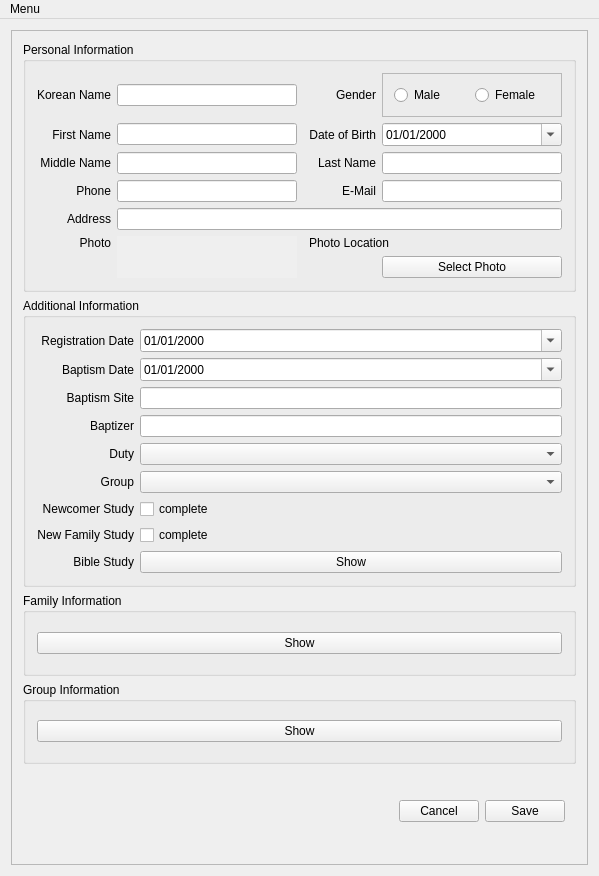
<?xml version="1.0" encoding="UTF-8"?>
<ui version="4.0">
 <class>NewMember</class>
 <widget class="QMainWindow" name="NewMember">
  <property name="geometry">
   <rect>
    <x>0</x>
    <y>0</y>
    <width>599</width>
    <height>876</height>
   </rect>
  </property>
  <property name="windowTitle">
   <string>Add New Member</string>
  </property>
  <widget class="QWidget" name="centralWidget">
   <layout class="QVBoxLayout" name="verticalLayout">
    <property name="sizeConstraint">
     <enum>QLayout::SetMaximumSize</enum>
    </property>
    <item>
     <widget class="QFrame" name="frame">
      <property name="frameShape">
       <enum>QFrame::StyledPanel</enum>
      </property>
      <property name="frameShadow">
       <enum>QFrame::Raised</enum>
      </property>
      <layout class="QVBoxLayout" name="verticalLayout_2">
       <item>
        <widget class="QGroupBox" name="groupBox">
         <property name="title">
          <string>Personal Information</string>
         </property>
         <layout class="QGridLayout" name="gridLayout">
          <item row="9" column="1" rowspan="2">
           <widget class="QLabel" name="lbl_photo_view">
            <property name="autoFillBackground">
             <bool>true</bool>
            </property>
            <property name="text">
             <string/>
            </property>
           </widget>
          </item>
          <item row="7" column="3">
           <widget class="QLabel" name="lbl_email">
            <property name="text">
             <string>E-Mail</string>
            </property>
            <property name="alignment">
             <set>Qt::AlignRight|Qt::AlignTrailing|Qt::AlignVCenter</set>
            </property>
           </widget>
          </item>
          <item row="7" column="4">
           <widget class="QLineEdit" name="tb_email"/>
          </item>
          <item row="0" column="3">
           <widget class="QLabel" name="lbl_gender">
            <property name="text">
             <string>Gender</string>
            </property>
            <property name="alignment">
             <set>Qt::AlignRight|Qt::AlignTrailing|Qt::AlignVCenter</set>
            </property>
           </widget>
          </item>
          <item row="4" column="3">
           <widget class="QLabel" name="lbl_last_name">
            <property name="text">
             <string>Last Name</string>
            </property>
            <property name="alignment">
             <set>Qt::AlignRight|Qt::AlignTrailing|Qt::AlignVCenter</set>
            </property>
           </widget>
          </item>
          <item row="9" column="3" colspan="2">
           <widget class="QLabel" name="lbl_photo_loc">
            <property name="text">
             <string>Photo Location</string>
            </property>
           </widget>
          </item>
          <item row="4" column="0">
           <widget class="QLabel" name="lbl_mid_name">
            <property name="text">
             <string>Middle Name</string>
            </property>
            <property name="alignment">
             <set>Qt::AlignRight|Qt::AlignTrailing|Qt::AlignVCenter</set>
            </property>
           </widget>
          </item>
          <item row="4" column="1">
           <widget class="QLineEdit" name="tb_mid_name"/>
          </item>
          <item row="7" column="0">
           <widget class="QLabel" name="lbl_phone">
            <property name="text">
             <string> Phone</string>
            </property>
            <property name="alignment">
             <set>Qt::AlignRight|Qt::AlignTrailing|Qt::AlignVCenter</set>
            </property>
           </widget>
          </item>
          <item row="10" column="4">
           <widget class="QPushButton" name="btn_sel_photo">
            <property name="text">
             <string>Select Photo</string>
            </property>
           </widget>
          </item>
          <item row="3" column="1">
           <widget class="QLineEdit" name="tb_first_name"/>
          </item>
          <item row="9" column="0">
           <widget class="QLabel" name="label_2">
            <property name="text">
             <string>Photo</string>
            </property>
            <property name="alignment">
             <set>Qt::AlignRight|Qt::AlignTrailing|Qt::AlignVCenter</set>
            </property>
           </widget>
          </item>
          <item row="3" column="0">
           <widget class="QLabel" name="lbl_first_name">
            <property name="text">
             <string>First Name</string>
            </property>
            <property name="alignment">
             <set>Qt::AlignRight|Qt::AlignTrailing|Qt::AlignVCenter</set>
            </property>
           </widget>
          </item>
          <item row="7" column="1">
           <widget class="QLineEdit" name="tb_phone"/>
          </item>
          <item row="0" column="4">
           <widget class="QFrame" name="frame_3">
            <property name="frameShape">
             <enum>QFrame::StyledPanel</enum>
            </property>
            <property name="frameShadow">
             <enum>QFrame::Raised</enum>
            </property>
            <layout class="QHBoxLayout" name="horizontalLayout">
             <item>
              <widget class="QRadioButton" name="rb_gender_male">
               <property name="text">
                <string>Male</string>
               </property>
              </widget>
             </item>
             <item>
              <widget class="QRadioButton" name="rb_gender_female">
               <property name="text">
                <string>Female</string>
               </property>
              </widget>
             </item>
            </layout>
           </widget>
          </item>
          <item row="3" column="4">
           <widget class="QDateEdit" name="de_dob">
            <property name="locale">
             <locale language="English" country="UnitedStates"/>
            </property>
            <property name="displayFormat">
             <string>MM/dd/yyyy</string>
            </property>
            <property name="calendarPopup">
             <bool>true</bool>
            </property>
           </widget>
          </item>
          <item row="4" column="4">
           <widget class="QLineEdit" name="tb_last_name"/>
          </item>
          <item row="0" column="1">
           <widget class="QLineEdit" name="tb_kor_name"/>
          </item>
          <item row="0" column="0">
           <widget class="QLabel" name="lbl_kor_name">
            <property name="text">
             <string>Korean Name</string>
            </property>
            <property name="alignment">
             <set>Qt::AlignRight|Qt::AlignTrailing|Qt::AlignVCenter</set>
            </property>
           </widget>
          </item>
          <item row="3" column="3">
           <widget class="QLabel" name="lbl_birthday">
            <property name="text">
             <string>Date of Birth</string>
            </property>
            <property name="alignment">
             <set>Qt::AlignRight|Qt::AlignTrailing|Qt::AlignVCenter</set>
            </property>
           </widget>
          </item>
          <item row="8" column="0">
           <widget class="QLabel" name="label_3">
            <property name="text">
             <string>Address</string>
            </property>
            <property name="alignment">
             <set>Qt::AlignRight|Qt::AlignTrailing|Qt::AlignVCenter</set>
            </property>
           </widget>
          </item>
          <item row="8" column="1" colspan="4">
           <widget class="QLineEdit" name="tb_address"/>
          </item>
         </layout>
        </widget>
       </item>
       <item>
        <widget class="QGroupBox" name="groupBox_2">
         <property name="title">
          <string>Additional Information</string>
         </property>
         <layout class="QGridLayout" name="gridLayout_2">
          <item row="7" column="1">
           <widget class="QCheckBox" name="chk_new_family_study">
            <property name="text">
             <string>complete</string>
            </property>
           </widget>
          </item>
          <item row="0" column="1">
           <widget class="QDateEdit" name="de_reg">
            <property name="locale">
             <locale language="English" country="UnitedStates"/>
            </property>
            <property name="displayFormat">
             <string>MM/dd/yyyy</string>
            </property>
            <property name="calendarPopup">
             <bool>true</bool>
            </property>
           </widget>
          </item>
          <item row="5" column="1">
           <widget class="QComboBox" name="cb_group"/>
          </item>
          <item row="8" column="0">
           <widget class="QLabel" name="label_12">
            <property name="text">
             <string>Bible Study</string>
            </property>
            <property name="alignment">
             <set>Qt::AlignRight|Qt::AlignTrailing|Qt::AlignVCenter</set>
            </property>
           </widget>
          </item>
          <item row="6" column="0">
           <widget class="QLabel" name="lbl_new_comer_study">
            <property name="text">
             <string>Newcomer Study</string>
            </property>
            <property name="alignment">
             <set>Qt::AlignRight|Qt::AlignTrailing|Qt::AlignVCenter</set>
            </property>
           </widget>
          </item>
          <item row="1" column="1">
           <widget class="QDateEdit" name="de_bap">
            <property name="locale">
             <locale language="English" country="UnitedStates"/>
            </property>
            <property name="displayFormat">
             <string>MM/dd/yyyy</string>
            </property>
            <property name="calendarPopup">
             <bool>true</bool>
            </property>
           </widget>
          </item>
          <item row="0" column="0">
           <widget class="QLabel" name="lbl_register_date">
            <property name="text">
             <string>Registration Date</string>
            </property>
            <property name="alignment">
             <set>Qt::AlignRight|Qt::AlignTrailing|Qt::AlignVCenter</set>
            </property>
           </widget>
          </item>
          <item row="3" column="1">
           <widget class="QLineEdit" name="tb_baptism_by"/>
          </item>
          <item row="5" column="0">
           <widget class="QLabel" name="label">
            <property name="text">
             <string>Group</string>
            </property>
            <property name="alignment">
             <set>Qt::AlignRight|Qt::AlignTrailing|Qt::AlignVCenter</set>
            </property>
           </widget>
          </item>
          <item row="7" column="0">
           <widget class="QLabel" name="lbl_new_family_study">
            <property name="text">
             <string>New Family Study</string>
            </property>
            <property name="alignment">
             <set>Qt::AlignRight|Qt::AlignTrailing|Qt::AlignVCenter</set>
            </property>
           </widget>
          </item>
          <item row="2" column="1">
           <widget class="QLineEdit" name="tb_baptism_place"/>
          </item>
          <item row="3" column="0">
           <widget class="QLabel" name="lbl_baptism_by">
            <property name="text">
             <string>Baptizer</string>
            </property>
            <property name="alignment">
             <set>Qt::AlignRight|Qt::AlignTrailing|Qt::AlignVCenter</set>
            </property>
           </widget>
          </item>
          <item row="2" column="0">
           <widget class="QLabel" name="lbl_baptism_place">
            <property name="text">
             <string>Baptism Site</string>
            </property>
            <property name="alignment">
             <set>Qt::AlignRight|Qt::AlignTrailing|Qt::AlignVCenter</set>
            </property>
           </widget>
          </item>
          <item row="6" column="1">
           <widget class="QCheckBox" name="chk_new_comer_study">
            <property name="text">
             <string>complete</string>
            </property>
           </widget>
          </item>
          <item row="4" column="1">
           <widget class="QComboBox" name="cb_duty"/>
          </item>
          <item row="4" column="0">
           <widget class="QLabel" name="lbl_duty">
            <property name="text">
             <string>Duty</string>
            </property>
            <property name="alignment">
             <set>Qt::AlignRight|Qt::AlignTrailing|Qt::AlignVCenter</set>
            </property>
           </widget>
          </item>
          <item row="1" column="0">
           <widget class="QLabel" name="lbl_baptism_date">
            <property name="text">
             <string>Baptism Date</string>
            </property>
            <property name="alignment">
             <set>Qt::AlignRight|Qt::AlignTrailing|Qt::AlignVCenter</set>
            </property>
           </widget>
          </item>
          <item row="8" column="1">
           <widget class="QPushButton" name="btn_show_bible_study">
            <property name="text">
             <string>Show</string>
            </property>
           </widget>
          </item>
         </layout>
        </widget>
       </item>
       <item>
        <widget class="QGroupBox" name="groupBox_3">
         <property name="title">
          <string>Family Information</string>
         </property>
         <layout class="QVBoxLayout" name="verticalLayout_3">
          <item>
           <widget class="QPushButton" name="btn_show_family">
            <property name="text">
             <string>Show</string>
            </property>
           </widget>
          </item>
         </layout>
        </widget>
       </item>
       <item>
        <widget class="QGroupBox" name="groupBox_4">
         <property name="title">
          <string>Group Information</string>
         </property>
         <layout class="QVBoxLayout" name="verticalLayout_4">
          <item>
           <widget class="QPushButton" name="btn_show_group">
            <property name="text">
             <string>Show</string>
            </property>
           </widget>
          </item>
         </layout>
        </widget>
       </item>
       <item>
        <widget class="QFrame" name="frame_2">
         <property name="sizePolicy">
          <sizepolicy hsizetype="Minimum" vsizetype="Minimum">
           <horstretch>0</horstretch>
           <verstretch>0</verstretch>
          </sizepolicy>
         </property>
         <property name="frameShape">
          <enum>QFrame::NoFrame</enum>
         </property>
         <property name="frameShadow">
          <enum>QFrame::Plain</enum>
         </property>
         <property name="lineWidth">
          <number>0</number>
         </property>
         <layout class="QHBoxLayout" name="horizontalLayout_2">
          <item>
           <spacer name="horizontalSpacer">
            <property name="orientation">
             <enum>Qt::Horizontal</enum>
            </property>
            <property name="sizeHint" stdset="0">
             <size>
              <width>40</width>
              <height>20</height>
             </size>
            </property>
           </spacer>
          </item>
          <item>
           <widget class="QPushButton" name="btn_cancel">
            <property name="text">
             <string>Cancel</string>
            </property>
           </widget>
          </item>
          <item>
           <widget class="QPushButton" name="btn_save">
            <property name="text">
             <string>Save</string>
            </property>
           </widget>
          </item>
         </layout>
        </widget>
       </item>
      </layout>
     </widget>
    </item>
   </layout>
  </widget>
  <widget class="QMenuBar" name="menuBar">
   <property name="geometry">
    <rect>
     <x>0</x>
     <y>0</y>
     <width>599</width>
     <height>22</height>
    </rect>
   </property>
   <property name="defaultUp">
    <bool>true</bool>
   </property>
   <widget class="QMenu" name="menuMenu">
    <property name="title">
     <string>Menu</string>
    </property>
    <addaction name="actionfiles"/>
    <addaction name="actionnew"/>
    <addaction name="actionedit"/>
   </widget>
   <addaction name="menuMenu"/>
  </widget>
  <action name="actionfiles">
   <property name="text">
    <string>files</string>
   </property>
  </action>
  <action name="actionnew">
   <property name="text">
    <string>new</string>
   </property>
  </action>
  <action name="actionedit">
   <property name="text">
    <string>edit</string>
   </property>
  </action>
 </widget>
 <layoutdefault spacing="6" margin="11"/>
 <tabstops>
  <tabstop>tb_kor_name</tabstop>
  <tabstop>tb_first_name</tabstop>
  <tabstop>tb_mid_name</tabstop>
  <tabstop>tb_last_name</tabstop>
  <tabstop>tb_phone</tabstop>
  <tabstop>tb_email</tabstop>
  <tabstop>de_dob</tabstop>
  <tabstop>rb_gender_male</tabstop>
  <tabstop>rb_gender_female</tabstop>
  <tabstop>btn_sel_photo</tabstop>
  <tabstop>de_reg</tabstop>
  <tabstop>de_bap</tabstop>
  <tabstop>tb_baptism_place</tabstop>
  <tabstop>tb_baptism_by</tabstop>
  <tabstop>cb_duty</tabstop>
  <tabstop>cb_group</tabstop>
  <tabstop>chk_new_family_study</tabstop>
  <tabstop>chk_new_comer_study</tabstop>
  <tabstop>btn_show_bible_study</tabstop>
  <tabstop>btn_show_family</tabstop>
  <tabstop>btn_show_group</tabstop>
  <tabstop>btn_cancel</tabstop>
  <tabstop>btn_save</tabstop>
 </tabstops>
 <resources/>
 <connections/>
</ui>
